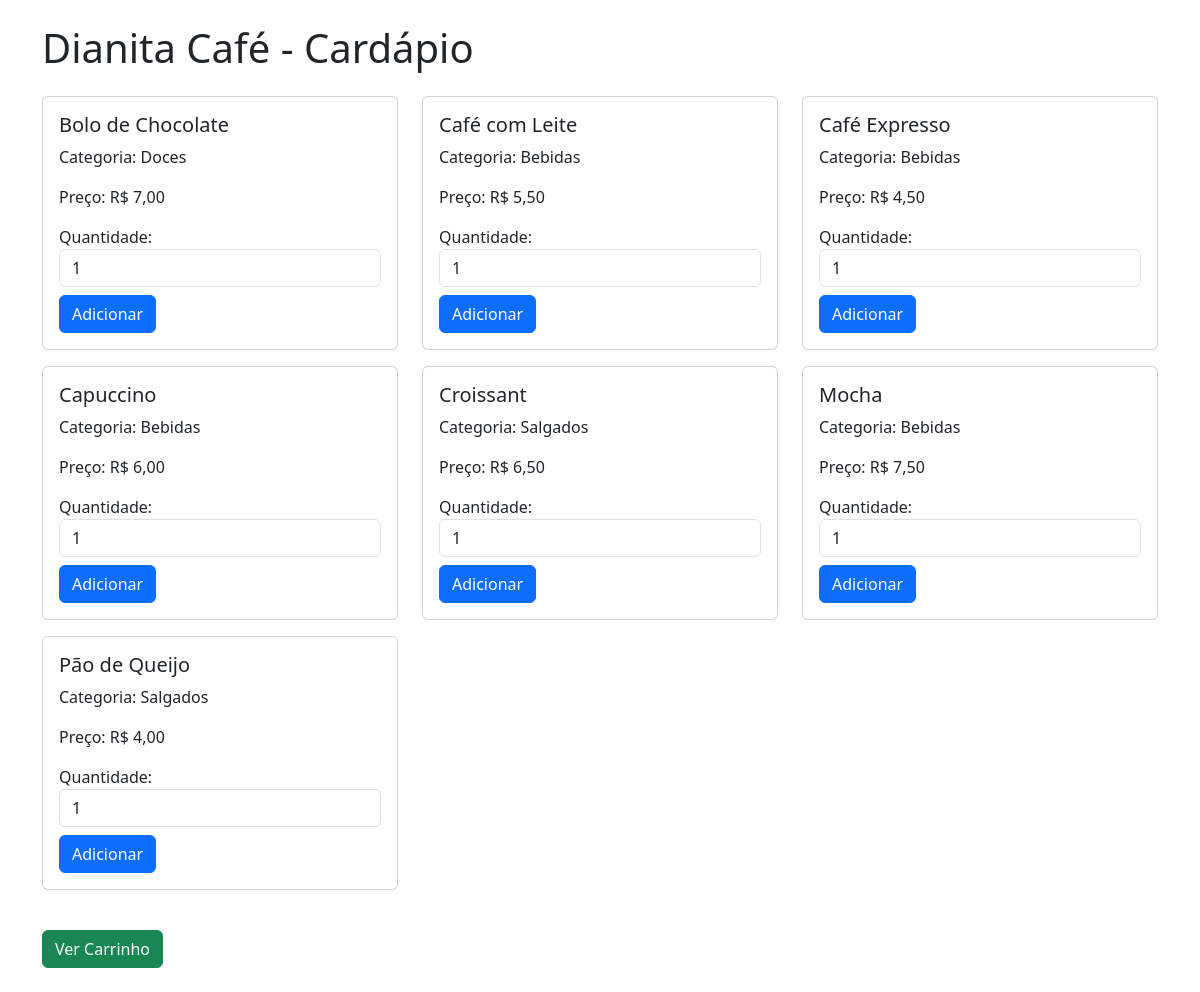
The page / on the database its author committed.
### tables this page shows
CREATE TABLE IF NOT EXISTS produtos (
  id_produto INT AUTO_INCREMENT PRIMARY KEY,
  nome VARCHAR(120) NOT NULL,
  categoria VARCHAR(60),
  preco DECIMAL(10,2) NOT NULL,
  estoque INT NOT NULL DEFAULT 0,
  ativo TINYINT(1) NOT NULL DEFAULT 1
);

### index.php (called while the page is built)
<?php
require_once __DIR__ . '/views/home.php';

### models/Produto.php (called while the page is built, shortened)
<?php
class Produto {
    public static function listarTodos() {
        $db = DB::conexao();
        $sql = "SELECT id_produto, nome, categoria, preco FROM produtos WHERE ativo = 1 ORDER BY nome";
        $stmt = $db->query($sql);
        return $stmt->fetchAll();
    }
}

### views/home.php (the view, shortened to what this page needs)
<?php
require_once __DIR__ . '/../models/Produto.php';
$produtos = Produto::listarTodos();
?>
<!DOCTYPE html>
<html lang="pt-br">
<head>
  <link href="https://cdn.jsdelivr.net/npm/bootstrap@5.3.0/dist/css/bootstrap.min.css" rel="stylesheet">
</head>
<body class="container py-4">
  <h1 class="mb-4">Dianita Café - Cardápio</h1>
  <div class="row">
    <?php foreach($produtos as $p): ?>
      <div class="col-md-4 mb-3">
        <div class="card h-100">
          <div class="card-body">
            <h5 class="card-title"><?= htmlspecialchars($p['nome']) ?></h5>
            <p class="card-text">Categoria: <?= htmlspecialchars($p['categoria']) ?></p>
            <p class="card-text">Preço: R$ <?= number_format($p['preco'], 2, ',', '.') ?></p>
            <form method="post" action="/controllers/PedidoController.php">
              <div class="mb-2">
                <label for="q<?= (int)$p['id_produto'] ?>">Quantidade:</label>
                <input type="number" name="quantidade" id="q<?= (int)$p['id_produto'] ?>" value="1" min="1" class="form-control">
              </div>
              <button type="submit" class="btn btn-primary">Adicionar</button>
            </form>
          </div>
        </div>
      </div>
    <?php endforeach; ?>
  </div>
  <a href="/carrinho.php" class="btn btn-success mt-4">Ver Carrinho</a>
</body>
</html>

### rows shown on the page
produtos: nome "Bolo de Chocolate", categoria "Doces", preco "7,00"
produtos: nome "Café com Leite", categoria "Bebidas", preco "5,50"
produtos: nome "Café Expresso", categoria "Bebidas", preco "4,50", quantidade "1"
produtos: nome "Capuccino", categoria "Bebidas", preco "6,00"
produtos: nome "Croissant", categoria "Salgados", preco "6,50"
produtos: nome "Mocha", categoria "Bebidas", preco "7,50"
produtos: nome "Pão de Queijo", categoria "Salgados", preco "4,00"
